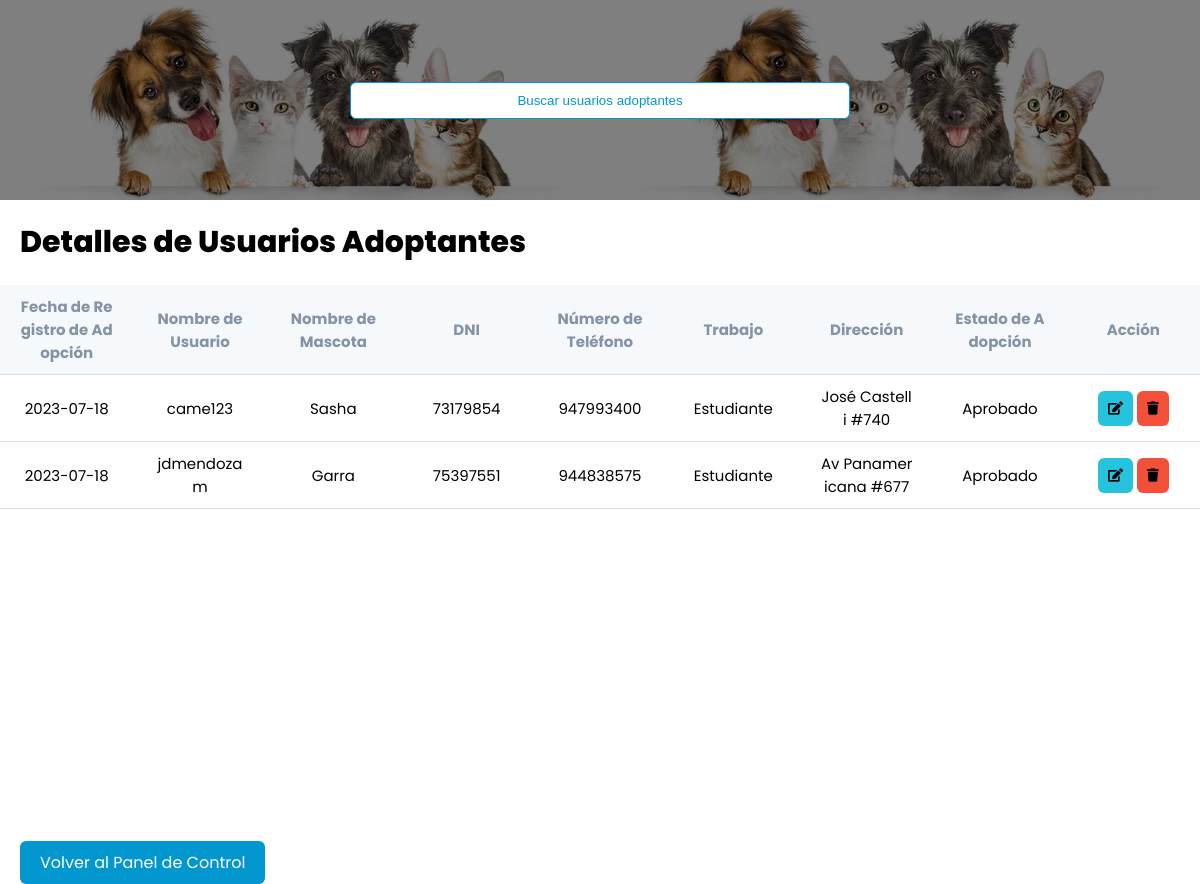
/admin/php/user-adop.php, run on the app's committed database.
### tables this page shows
CREATE TABLE `adopcion` (
  `id` int(10) UNSIGNED NOT NULL,
  `EstadoAdopcion_id` int(10) UNSIGNED NOT NULL,
  `Mascota_id` int(10) UNSIGNED NOT NULL,
  `id_usuario_adoptante` int(10) UNSIGNED NOT NULL,
  `id_usuario_dador` int(10) UNSIGNED NOT NULL,
  `fechaDeRegistro` date DEFAULT NULL,
  `fechaDeConfirmacion` date DEFAULT NULL,
  `motivo` varchar(255) DEFAULT NULL
);

CREATE TABLE `usuario` (
  `id` int(10) UNSIGNED NOT NULL,
  `Ubigeo_id` int(10) UNSIGNED DEFAULT NULL,
  `EstadoUsuario_id` int(10) UNSIGNED NOT NULL,
  `dni` varchar(8) DEFAULT NULL,
  `usuario` varchar(45) DEFAULT NULL,
  `user_password` varchar(150) DEFAULT NULL,
  `rol` tinyint(3) UNSIGNED DEFAULT NULL,
  `correo` varchar(100) DEFAULT NULL,
  `nombre` varchar(70) DEFAULT NULL,
  `apellidos` varchar(100) DEFAULT NULL,
  `sexo` tinyint(3) UNSIGNED DEFAULT NULL,
  `direccion` varchar(100) DEFAULT NULL,
  `celular` int(10) UNSIGNED DEFAULT NULL,
  `trabajoOcupacion` varchar(100) DEFAULT NULL,
  `mascotasPasadas` tinyint(3) UNSIGNED DEFAULT NULL,
  `mascotasActualidad` tinyint(3) UNSIGNED DEFAULT NULL,
  `estadoCivil` varchar(20) DEFAULT NULL,
  `nroDeHijos` int(10) UNSIGNED DEFAULT NULL,
  `nroDeIntegrantesFamilia` int(10) UNSIGNED DEFAULT NULL,
  `fechaDeRegistro` date DEFAULT NULL
);

CREATE TABLE `mascota` (
  `id` int(10) UNSIGNED NOT NULL,
  `EstadoMascota_id` int(10) UNSIGNED NOT NULL,
  `Usuario_id` int(10) UNSIGNED NOT NULL,
  `nombre` varchar(45) DEFAULT NULL,
  `especie` varchar(45) DEFAULT NULL,
  `raza` varchar(45) DEFAULT NULL,
  `fechaDeNacimiento` date DEFAULT NULL,
  `sexo` varchar(6) DEFAULT NULL,
  `tamanio` varchar(7) DEFAULT NULL,
  `colores` varchar(100) DEFAULT NULL,
  `cantidadDePelaje` varchar(7) DEFAULT NULL,
  `estadoDeSalud` varchar(70) DEFAULT NULL,
  `esterilizacion` tinyint(3) UNSIGNED DEFAULT NULL,
  `disponibilidad` tinyint(3) UNSIGNED DEFAULT NULL,
  `descripcion` text DEFAULT NULL,
  `fechaDeRegistro` date DEFAULT NULL
);

### admin/php/user-adop.php (the view, shortened to what this page needs)
<!DOCTYPE html>
<html lang="en">
<head>
    <link rel="stylesheet" href="../css/style-user.css">
    <link rel="stylesheet" href="https://cdnjs.cloudflare.com/ajax/libs/font-awesome/5.15.1/css/all.min.css">
</head>
<body>
    <div class="table">
        <div class="table_header">
            <div>
                <input id="searchInput" placeholder="Buscar usuarios adoptantes">
            </div>
        </div>
        <div class="table_section">
        <p>Detalles de Usuarios Adoptantes</p>
            <table>
                <thead>
                    <tr>
                        <th>Fecha de Registro de Adopción</th>
                        <th>Nombre de Usuario</th>
                        <th>Nombre de Mascota</th>
                        <th>DNI</th>
                        <th>Número de Teléfono</th>
                        <th>Trabajo</th>
                        <th>Dirección</th>
                        <th>Estado de Adopción</th>
                        <th>Acción</th>
                    </tr>
                </thead>
                <tbody id="tableBody">
                    <?php
                    require_once "../../php/conexion_be.php";
                    $SQL = "SELECT adopcion.id, adopcion.fechaDeRegistro, usuario.usuario, mascota.nombre, usuario.dni, usuario.celular, usuario.trabajoOcupacion, usuario.direccion, adopcion.EstadoAdopcion_id
                            FROM adopcion
                            INNER JOIN usuario ON adopcion.id_usuario_adoptante = usuario.id
                            INNER JOIN mascota ON adopcion.Mascota_id = mascota.id";
                    $dato = mysqli_query($conexion, $SQL);
                    if ($dato->num_rows > 0) {
                        while ($fila = mysqli_fetch_array($dato)) {
                            $estadoAdopcionNombre = '';
                            if ($fila['EstadoAdopcion_id'] == 0) {
                                $estadoAdopcionNombre = 'Pendiente';
                            } elseif ($fila['EstadoAdopcion_id'] == 1) {
                                $estadoAdopcionNombre = 'Aprobado';
                            } elseif ($fila['EstadoAdopcion_id'] == 2) {
                                $estadoAdopcionNombre = 'Rechazado';
                            }
                            ?>
                            <tr class="table-row">
                                <td><?php echo $fila['fechaDeRegistro']; ?></td>
                                <td><?php echo $fila['usuario']; ?></td>
                                <td><?php echo $fila['nombre']; ?></td>
                                <td><?php echo $fila['dni']; ?></td>
                                <td><?php echo $fila['celular']; ?></td>
                                <td><?php echo $fila['trabajoOcupacion']; ?></td>
                                <td><?php echo $fila['direccion']; ?></td>
                                <td><?php echo $estadoAdopcionNombre; ?></td>
                                <td>
                                    <button class="edit-btn"><i class="fas fa-edit"></i></button>
                                    <form method="POST" action="<?php echo $_SERVER["PHP_SELF"]; ?>" style="display: inline;">
                                        <button class="delete-btn" type="submit"><i class="fas fa-trash"></i></button>
                                    </form>
                                </td>
                            </tr>
                            <?php
                        }
                    } else {
                        ?>
                        <tr class="text-center">
                            <td colspan="9">No existen registros</td>
                        </tr>
                        <?php
                    }
                    ?>
                </tbody>
            </table>
        </div>
        <a class="panel-control" href="page.php">Volver al Panel de Control</a>
    </div>
</body>
</html>

### admin/css/style-user.css (style rules this page uses)
* { margin: 0; padding: 0; box-sizing: border-box; }
body { font-family: "Poppins"; overflow: hidden; }
.table { width: 100%; }
.table_header { display: flex; justify-content: space-between; align-items: center; flex-wrap: wrap; padding: 50px; background-image: linear-gradient( rgba(0,0,0,0.5), rgba(0,0,0,0.5)), url(../img/a.jpg); display: flex; justify-content: center; height: 200px; }
.table_header input { width: 500px; }
.table_section p { color: #000; font-size: 30px; font-weight: 800; padding: 20px; }
button { outline: none; border: none; border-radius: 6px; cursor: pointer; padding: 10px; text-decoration: none; }
.panel-control { outline: none; border: none; border-radius: 6px; cursor: pointer; padding: 10px; text-decoration: none; padding: 10px 20px; margin-left: 20px; color: #ffffff; background-color: #0298cf; }
td button:nth-child(1) { background-color: #27c2dd; color: #000; }
.delete-btn { background-color: #f3503a; color: #000; }
input { padding: 10px 20px; margin: 0 10px; outline: none; border: 1px solid #0298cf; border-radius: 6px; color: #0298cf; text-align: center; }
.table_section { height: 650px; overflow: auto; }
table { width: 100%; table-layout: fixed; min-width: 900px; border-collapse: collapse; }
thead th { position: sticky; top: 0; background-color: #f6f9fc; color: #8493a5; font-size: 15px; }
th,td { border-bottom: 1px solid #dddddd; padding: 10px 20px; word-break: break-all; text-align: center; }
tr { font-size: 15px; }
::placeholder { color: #0298cf; }

### data on the page
adopcion: fechaDeRegistro "2023-07-18", id_usuario_adoptante.usuario "came123", Mascota.nombre "Sasha", id_usuario_adoptante.dni "73179854", id_usuario_adoptante.celular "947993400", id_usuario_adoptante.trabajoOcupacion "Estudiante", id_usuario_adoptante.direccion "José Castelli #740", EstadoAdopcion "Aprobado"
adopcion: fechaDeRegistro "2023-07-18", id_usuario_adoptante.usuario "jdmendozam", Mascota.nombre "Garra", id_usuario_adoptante.dni "75397551", id_usuario_adoptante.celular "944838575", id_usuario_adoptante.trabajoOcupacion "Estudiante", id_usuario_adoptante.direccion "Av Panamericana #677", EstadoAdopcion "Aprobado"
